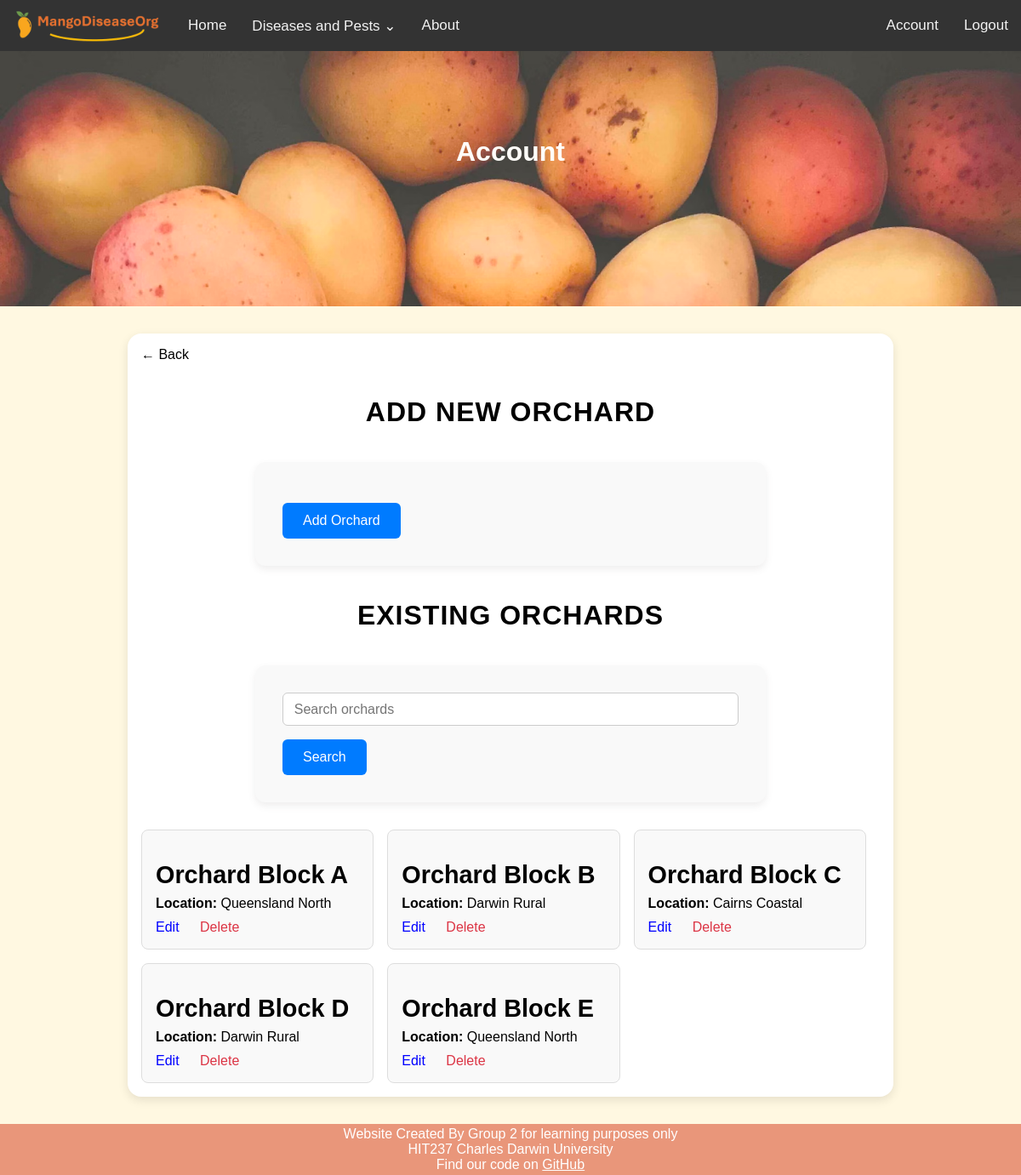
The page /orchards/ (signed in) on the database its author committed.
### mango_disease_app/models.py (models this page shows, shortened)
class Orchard(models.Model):
    orchardName = models.CharField(max_length=255)
    noTreesRow = models.IntegerField()
    noTreesColumn = models.IntegerField()
    area = models.FloatField(
        validators=[validators.MinValueValidator(0)],
        help_text="Enter in acres."
        )
    variety = models.ForeignKey(
        Variety,
        on_delete=models.PROTECT
    )
    location = models.ForeignKey(
        Location,
        on_delete=models.PROTECT
    )
    user = models.ForeignKey(
        User,
        on_delete=models.CASCADE,  # If a user is deleted, delete the orchard too
    )

class Location(models.Model):
    HEMISPHERES = [
        ('north', 'Northern'),
        ('south', 'Southern'),
    ]
    locationName = models.CharField(max_length=255)
    hemisphere = models.CharField(choices=HEMISPHERES, max_length=5, default='south')
    locationSusceptability = models.IntegerField(validators=[validators.MinValueValidator(0),validators.MaxValueValidator(10)])
    def __str__(self):
        return self.locationName

### mango_disease_app/views/orchard_views.py (the view)
# urls.py: path('orchards/', views.orchard_list, name='orchard_list'),
def orchard_list(request):
    search_query = request.GET.get('search', '')
    orchards = Orchard.objects.filter(user=request.user)
    if search_query:
        orchards = orchards.filter(orchardName__icontains=search_query)
    return render(request, 'mango_disease_app/account/forms/add_orchard.html', {
        'orchards': orchards,
        'search_query': search_query
    })

### mango_disease_app/context_processors.py (called while the page is built)
def disease_menu(request):
    return {'navs': Disease.objects.all()}

### mango_disease_app/templates/mango_disease_app/account/forms/add_orchard.html (shortened to what this page needs)
{% extends 'mango_disease_app/site_base/base.html' %}
{% block page_header %}Account{% endblock %}
{% load static %}
{% block content %}
    <a href="{% url 'account' %}" class="back-button">← Back</a>
<h2>Add New Orchard</h2>
<form action="{% url 'add_orchard' %}" method="post" novalidate>
    <input type="submit" value="Add Orchard">
</form>
<h2>Existing Orchards</h2>
<form method="GET" action="{% url 'orchard_list' %}">
    <input type="text" name="search" placeholder="Search orchards" value="{{ search_query }}">
    <button type="submit" class="btn btn-primary">Search</button>
</form>
{% if orchards %}
<div class="orchard-grid">
    {% for orchard in orchards %}
        <div class="orchard-card">
            <h3 class="orchard-name">{{ orchard.orchardName }}</h3>
            <p><strong>Location:</strong> {{ orchard.location }}</p>
            <div class="card-actions">
                <a href="{% url 'edit_orchard' orchard.id %}" class="action-link">Edit</a>
                <a href="{% url 'delete_orchard' orchard.id %}" class="action-link delete-link">Delete</a>
            </div>
        </div>
    {% endfor %}
</div>
{% else %}
    <p style="text-align: center;">No orchards added yet.</p>
{% endif %}
{% endblock %}

### mango_disease_app/static/css/styles.css (style rules this page uses)
* { margin: 0; padding: 0; font-family: Arial; }
body { min-height: 100vh; display: flex; flex-direction: column; background-color: #fff8e1; }
a { text-decoration: none; color: black }
h2 { font-size: 32px; text-align: center; margin: 40px 0 40px; font-weight: 700; text-transform: uppercase; letter-spacing: 1px; }
h3 { margin: 20px 0 20px; }

### mango_disease_app/static/css/form.css (style rules this page uses)
*, *::before, *::after { box-sizing: border-box; }
form { max-width: 600px; margin: 2rem auto; padding: 2rem; background-color: #f9f9f9; border-radius: 12px; box-shadow: 0 4px 8px rgba(99, 85, 85, 0.1); }
form input[type="text"], form input[type="date"], form input[type="password"], form input[type="number"], form input[type="email"], form select { width: 100%; padding: 0.6rem 0.8rem; border: 1px solid #ccc; border-radius: 6px; font-size: 1rem; transition: border-color 0.3s; }
input[type="submit"], form button { display: inline-block; background-color: #007bff; color: white; border: none; padding: 0.75rem 1.5rem; font-size: 1rem; border-radius: 6px; cursor: pointer; margin-top: 1rem; }

### mango_disease_app/static/css/orchard.css (style rules this page uses)
.orchard-grid { display: flex; flex-wrap: wrap; gap: 1em; margin-top: 1em; }
.orchard-card { background: #f9f9f9; border: 1px solid #ddd; padding: 1em; border-radius: 8px; width: calc(33.33% - 1em); }
.card-actions { margin-top: 0.5em; }
.orchard-name { font-size: 1.8em; font-weight: bold; margin-bottom: 8px; }
.card-actions { margin-top: 10px; }
.action-link { color: blue; text-decoration: none; margin-right: 20px; font-weight: 500; }
.delete-link { color: #dc3545; }

### rows shown on the page
Orchard: orchardName "Orchard Block A", location "Queensland North"
Orchard: orchardName "Orchard Block B", location "Darwin Rural"
Orchard: orchardName "Orchard Block C", location "Cairns Coastal"
Orchard: orchardName "Orchard Block D", location "Darwin Rural"
Orchard: orchardName "Orchard Block E", location "Queensland North"
